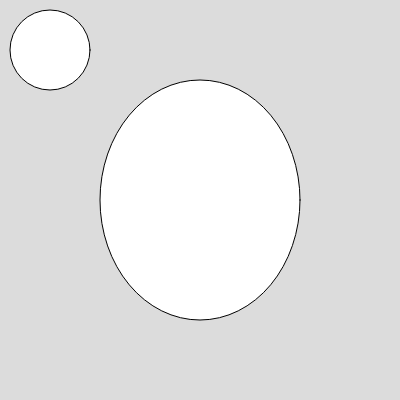
Frame 1 (no input)
Frame 60 (no input): identical to frame 1, image omitted
Frame 120 (the mouse pressed at the canvas centre since frame 60): identical to frame 1, image omitted

The p5.js sketch that drew this single still picture (run headless with seeded random() and noise() and a simulated clock; from frame 60 on, the mouse is pressed at the canvas centre):

// p5.js sketch
// ── sketch.js
function setup() {
  // put setup code here
  createCanvas(400,400);
}

function draw() {
  // put drawing code here
  background(220);
  ellipse(50,50,80,80);
  ellipse(200,200,200,240);
}
